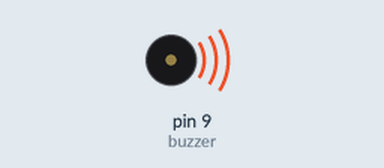
A sketch run on a simulated Arduino Uno, built with avr-gcc and run on an emulated ATmega328P. Parts: buzzer (waves = sounding).

Above: at 0.1 s.
Timing chart, 0 to 1.6 s (numbered marks = the images above):
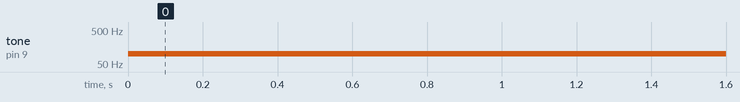

The sketch:

buzzerEg.ino
```cpp
int buzzer=9;
void setup() {

pinMode(buzzer,OUTPUT);

}

void loop() {
 //tone(pin no,freq,duration)
tone(buzzer,100,600);

}
```

Measured:
- by itself, tone on pin 9 (buzzer): silent → 100 Hz at 0.00 s
